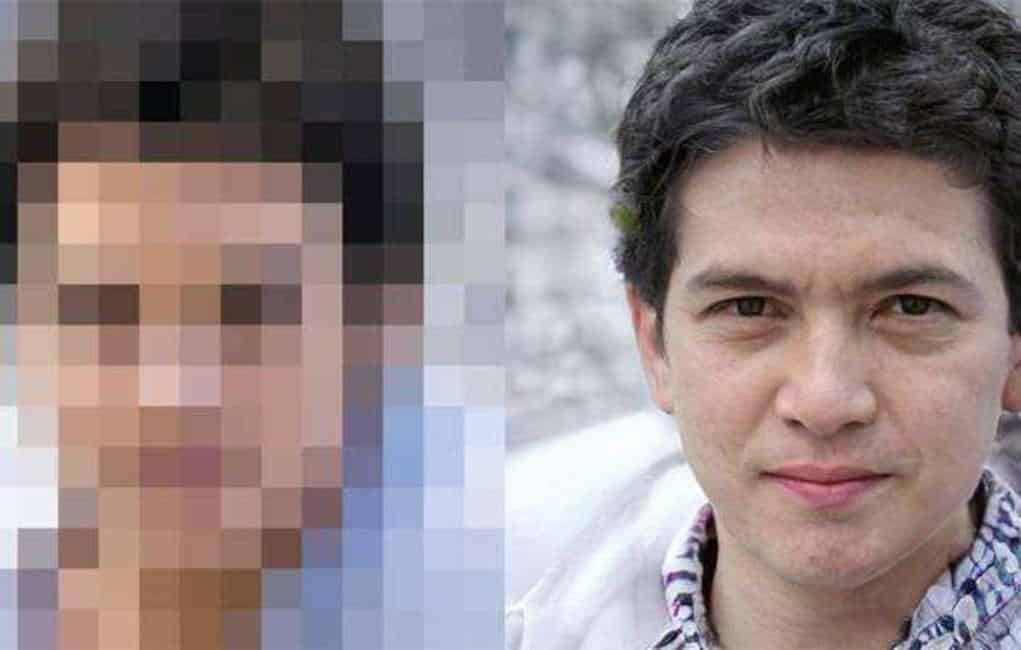
#> input picture Atividade 2/imagem/imagem.jpg, 1021 x 650 px, found by its file name
$ python OpenCV_EX04.py
#> lines starting #> are read from the running program, lines starting #| are printed output that depends on the picture
# Biblioteca do openCV
import cv2

# Variavel imagem usando a função imread() para ler a imagem
img = cv2.imread('.\imagem\imagem.jpg')
#> img is the input picture: shape (650, 1021, 3); mean B, G, R 132.9, 131, 145.1

# Substituindo todos os pixels por Azul(Blue)

for y in range(0 , img.shape[0]): # Y percorre as linha;
    for x in range(0, img.shape[1]): # X percorre as colunas.
        img[y, x] = (x%256,y%256,x%256) # Resto da divisão seria a variavel da cor do BGR
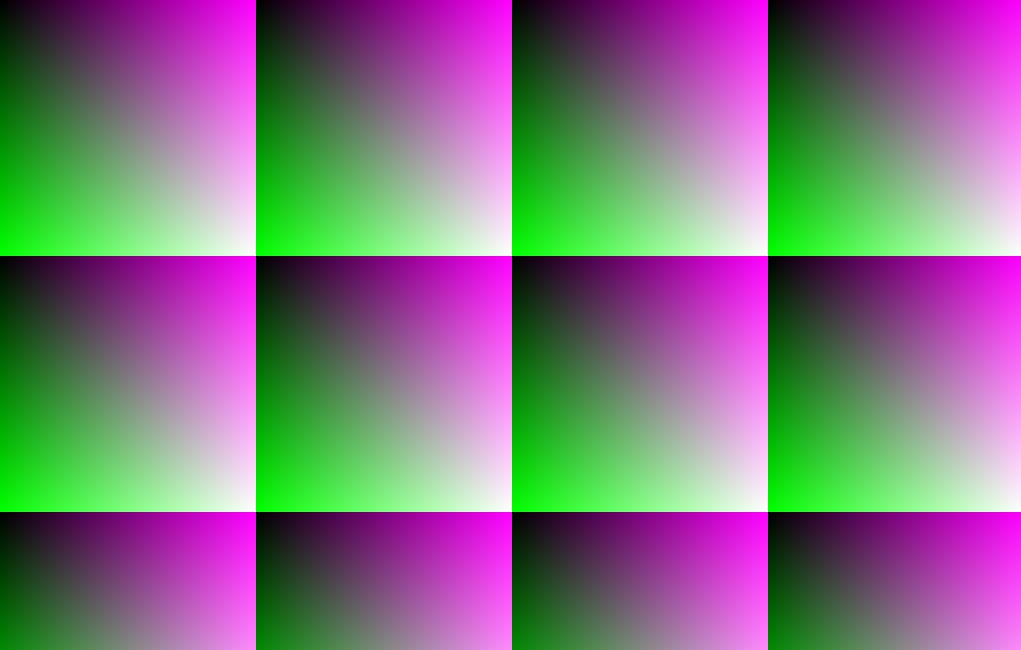
#> img: shape (650, 1021, 3); mean B, G, R 127.1, 115, 127.1

# Mostrar a imagem usando o imshow()
cv2.imshow("Imagem Modificada", img)

# Esperar até pressionar qualquer botão... Esqueci de usar esse ele apareceu e sem ver nada ele ja sumiu
cv2.waitKey(0)
